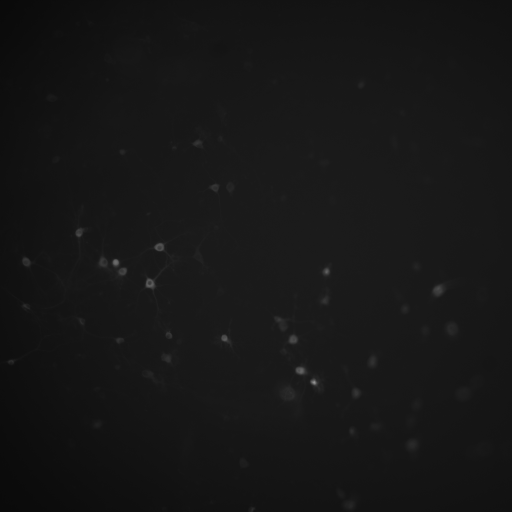
#> input picture data/neurons10x.tif, 512 x 512 px
$ jupyter execute 'Day 5 - Image Quantification.ipynb'   (shell and % lines are left out)
#> lines starting #> are read from the running program, lines starting #| are printed output that depends on the picture; after the words box and inside, x2 and y2 are one past the last pixel; in counts of white or black regions, pixels touching at a corner belong together
[cell 1]
import numpy as np
import matplotlib.pyplot as plt
import seaborn as sns
from skimage.io import imread

[cell 2]
sns.set_style('dark')
sns.set_color_codes()

[cell 3]
raw = imread('../data/neurons10x.tif')
#> raw is the input picture: shape (512, 512) uint16; min 2484, max 37967, mean 5835.4
plt.imshow(raw, cmap='inferno')

[cell 4]
from skimage.filters.rank import minimum as min_filter
from skimage.morphology import disk

[cell 5]
with sns.axes_style('white'):
    N = 5
    fig, axes = plt.subplots(1, N, figsize=(16, 3))
    for n, ax in enumerate(axes):
        np1 = n + 1
        ax.imshow(np.pad(disk(np1), N-n, 'constant'), interpolation='nearest')
        c = plt.Circle((np1 + N - n, np1 + N - n), radius=np1, fill=False, lw=4, color='b')
        ax.add_artist(c)
        ax.set_xlim(0, 2 * N + 2)
        ax.set_ylim(0, 2 * N + 2)
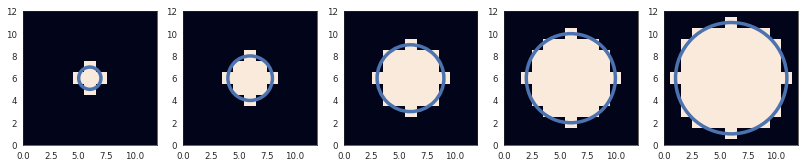
#> figure drawn by matplotlib, 5 panels

[cell 6]
structuring_element = disk(51)
background = min_filter(raw, structuring_element)
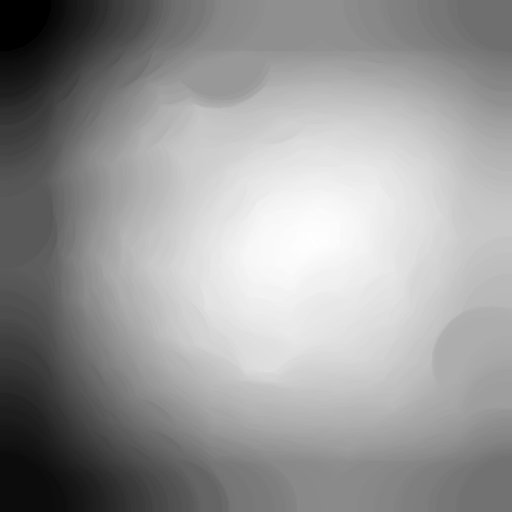
#> background: shape (512, 512) uint16; min 2484, max 6788, mean 5073.7; drawn with min black and max white
plt.imshow(background, cmap='inferno')

[cell 7]
bg_subtracted = raw - background
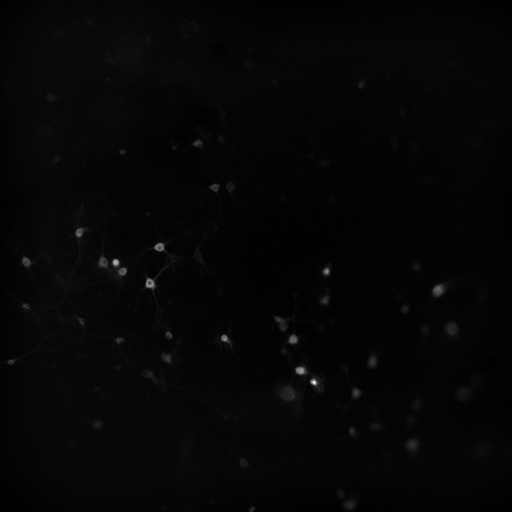
#> bg_subtracted: shape (512, 512) uint16; min 0, max 32084, mean 761.7; drawn with min black and max white
plt.imshow(bg_subtracted, cmap='inferno')

[cell 8]
from skimage.filters import threshold_otsu

[cell 9]
threshold = threshold_otsu(bg_subtracted)
#> threshold = 4579
foreground = bg_subtracted > threshold
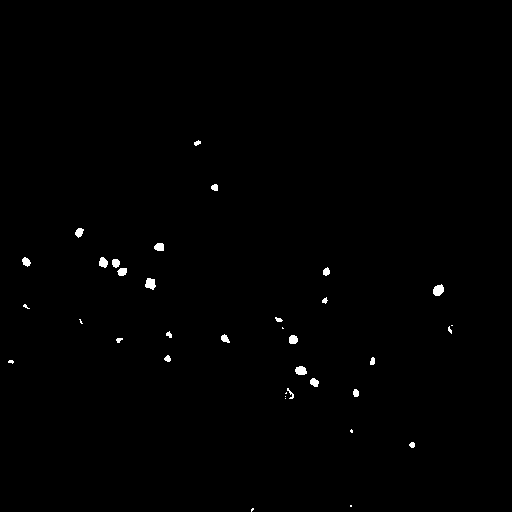
#> foreground: shape (512, 512) bool; 0.5% white; 36 white regions (12 under 20 px)

[cell 10]
from skimage.measure import label, regionprops

[cell 11]
props = regionprops(label(foreground), foreground)
#> props = 36 regions; largest, box (x1, y1, x2, y2) and area: (433, 284, 444, 296) 99, (145, 278, 156, 290) 95, (295, 366, 307, 375) 86, (99, 257, 108, 268) 73, (154, 243, 164, 251) 69

[cell 12]
sns.distplot([p.area for p in props])
plt.xlim(0, 150)
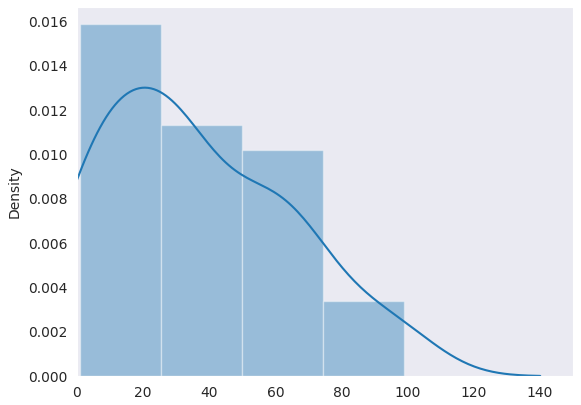
#> figure drawn by matplotlib, 1 panel; tallest bar 0.0159 high, from x = 1 to 25.5; curve peaks at x = 20.58, y = 0.013

[cell 13]
big_regions = [p for p in props if p.area > 30]
#> big_regions = 17 regions; largest, box (x1, y1, x2, y2) and area: (433, 284, 444, 296) 99, (145, 278, 156, 290) 95, (295, 366, 307, 375) 86, (99, 257, 108, 268) 73, (154, 243, 164, 251) 69
